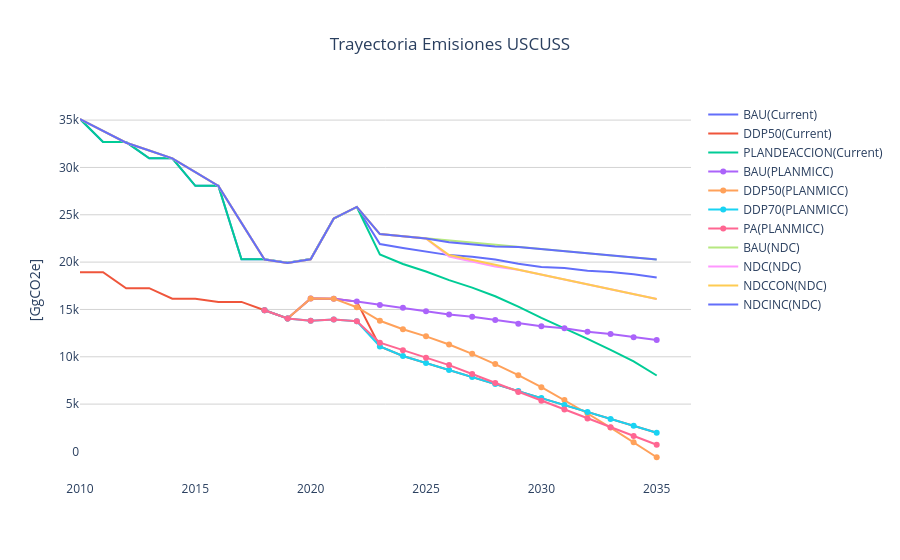

This figure's notebook cell:
### Code cell
planmicc_emissions= get_model_emissions(planmicc, [
    'co2_cambio_de_uso', 
    'co2_remocion', 
], "planmicc")
df_emissions = get_model_emissions(df, [
    'co2_cambio_de_uso', 
    'co2_remocion', 
], "current")

ndc_emsissions = get_model_emissions(ndc_uscuss, [
    'CO2e_CUT', 
], "ndc")

draw_emissions_trayectory([
    ('Current', df_emissions), 
    ('PLANMICC', planmicc_emissions), 
    ("NDC", ndc_emsissions)
],
title="Trayectoria Emisiones USCUSS"
)
